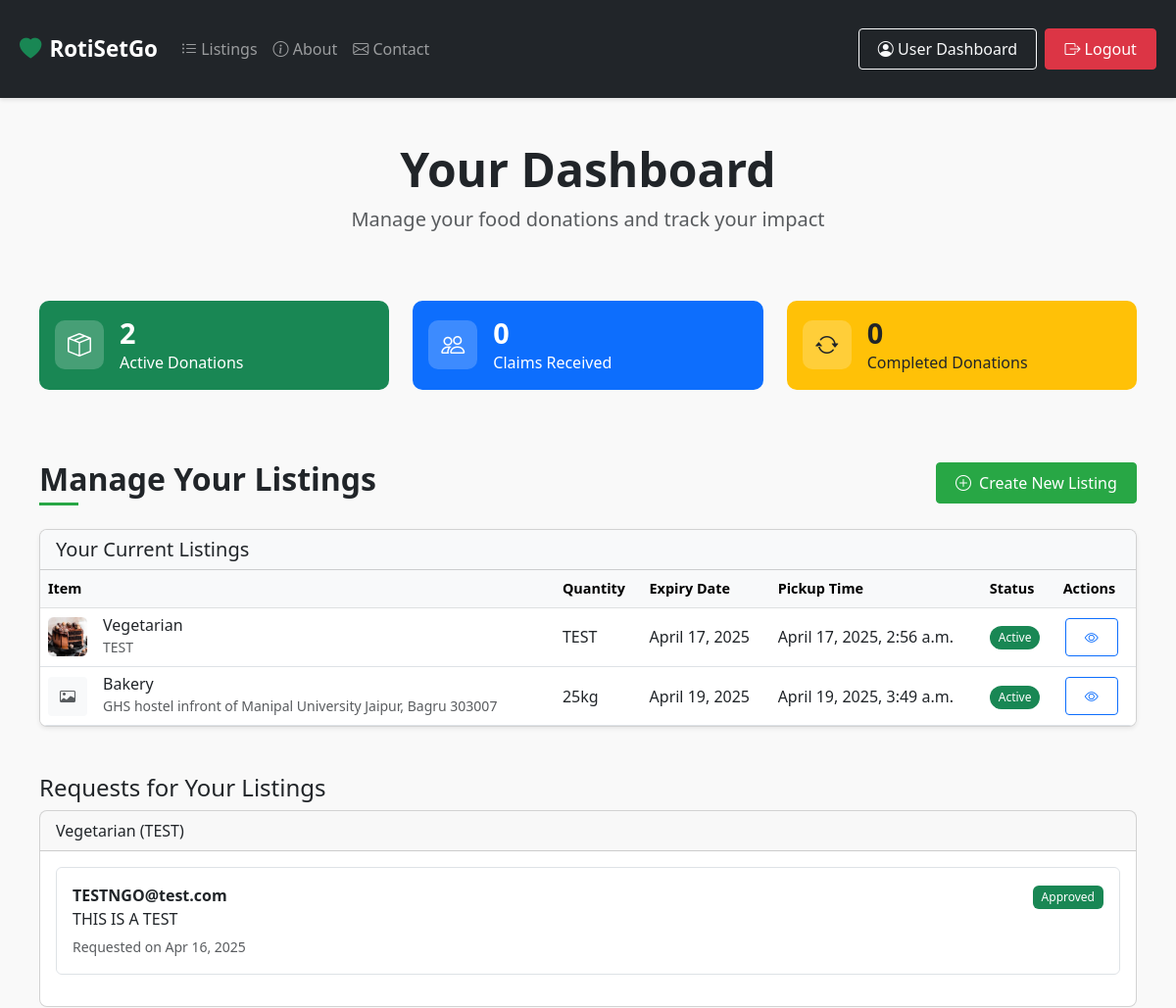
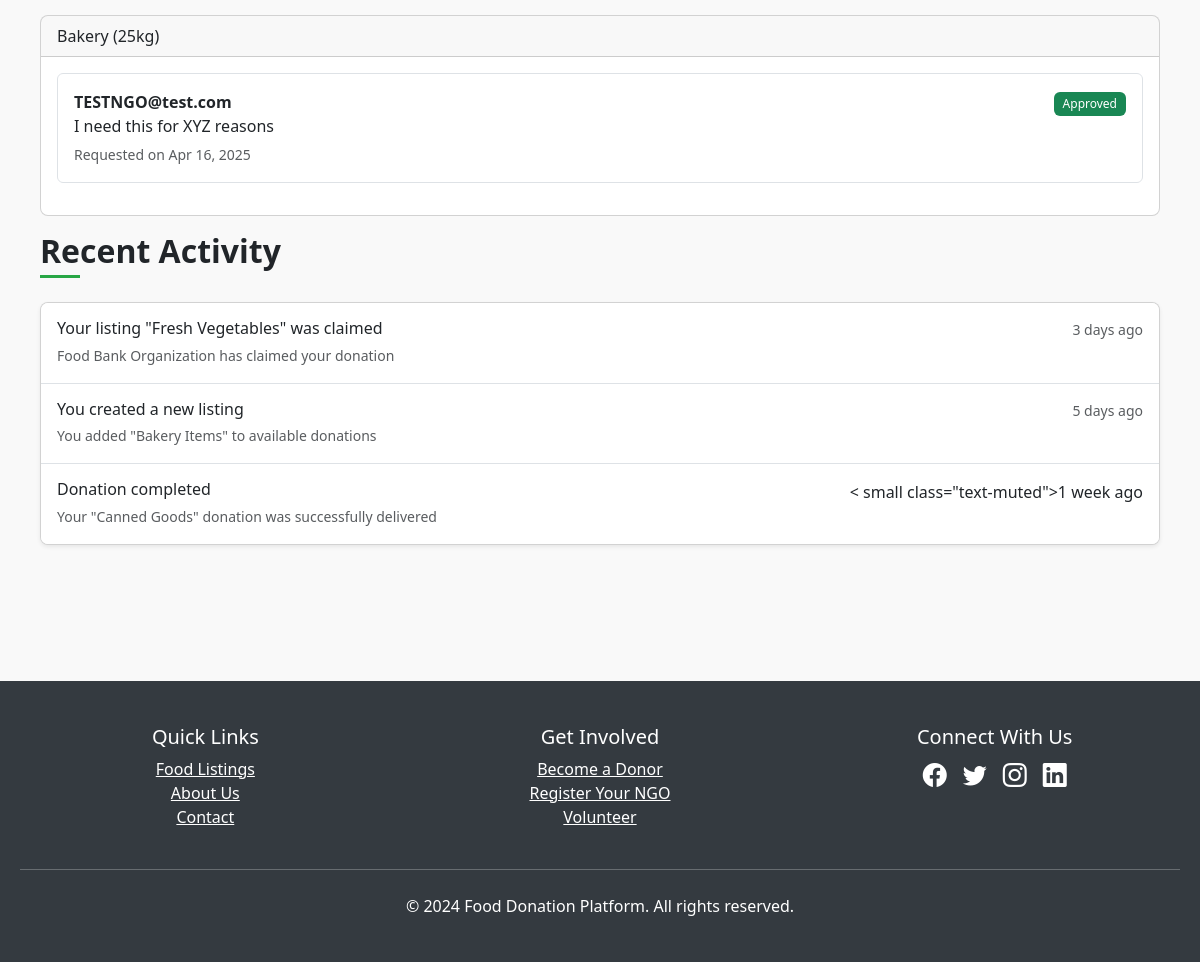
The page /dashboard/ (signed in) on the database its author committed (2 pictures, top to bottom).
### donation/models.py (models this page shows, shortened)
class FoodListing(models.Model):
    FOOD_CATEGORIES = [
        ('vegetarian', 'Vegetarian'),
        ('non-vegetarian', 'Non-Vegetarian'),
        ('vegan', 'Vegan'),
        ('bakery', 'Bakery'),
        ('dairy', 'Dairy'),
    ]
    donor = models.ForeignKey(settings.AUTH_USER_MODEL, on_delete=models.CASCADE, related_name='food_listings')
    food_type = models.CharField(max_length=100, choices=FOOD_CATEGORIES)
    quantity = models.CharField(max_length=50)
    description = models.TextField(blank=True)
    expiry_date = models.DateField(validators=[MinValueValidator(timezone.now().date())])
    pickup_location = models.TextField()
    pickup_time = models.DateTimeField()
    created_at = models.DateTimeField(auto_now_add=True)
    is_available = models.BooleanField(default=True)
    image = models.ImageField(upload_to='media/food_images', blank=True, null=True)
    class Meta:
        ordering = ['-created_at']
        verbose_name = "Food Listing"
        verbose_name_plural = "Food Listings"

class FoodRequest(models.Model):
    receiver = models.ForeignKey(Receiver, on_delete=models.CASCADE)
    food_listing = models.ForeignKey(FoodListing, on_delete=models.CASCADE)
    message = models.TextField()
    status = models.CharField(max_length=20, choices=[('pending', 'Pending'), ('approved', 'Approved'), ('rejected', 'Rejected')], default='pending')
    created_at = models.DateTimeField(auto_now_add=True)

class User(AbstractUser):
    is_donor = models.BooleanField(default=False)
    is_ngo = models.BooleanField(default=False)
    class Meta:
        db_table = 'auth_user'

### donation/views.py (the view)
# urls.py: path('dashboard/', views.user_dashboard, name='user_dashboard'),
@login_required
def user_dashboard(request):
    if request.method == 'POST':
        form = FoodListingForm(request.POST)
        if form.is_valid():
            listing = form.save(commit=False)
            listing.donor = request.user
            listing.save()
            return redirect('user_dashboard')
    else:
        form = FoodListingForm()
    listings = FoodListing.objects.filter(donor=request.user)
    return render(request, 'donation/user_dashboard.html', {
        'form': form,
        'listings': listings
    })

### donation/templates/donation/user_dashboard.html (shortened to what this page needs)
{% extends 'donation/layout.html' %}
{% block page_header %}
<div class="text-center mb-5">
    <h1 class="display-5 fw-bold">Your Dashboard</h1>
    <p class="lead text-muted">Manage your food donations and track your impact</p>
</div>
{% endblock %}
{% block content %}
<div class="container">
    <div class="row mb-5">
        <div class="col-md-4 mb-4">
            <div class="card dashboard-stat bg-success text-white h-100">
                <div class="card-body d-flex align-items-center">
                    <div class="stat-icon">
                        <i class="bi bi-box-seam"></i>
                    </div>
                    <div class="stat-info ms-3">
                        <h3 class="mb-0">{{ listings|length }}</h3>
                        <span>Active Donations</span>
                    </div>
                </div>
            </div>
        </div>
        <div class="col-md-4 mb-4">
            <div class="card dashboard-stat bg-primary text-white h-100">
                <div class="card-body d-flex align-items-center">
                    <div class="stat-icon">
                        <i class="bi bi-people"></i>
                    </div>
                    <div class="stat-info ms-3">
                        <h3 class="mb-0">{{ total_claimed|default:"0" }}</h3>
                        <span>Claims Received</span>
                    </div>
                </div>
            </div>
        </div>
        <div class="col-md-4 mb-4">
            <div class="card dashboard-stat bg-warning text-dark h-100">
                <div class="card-body d-flex align-items-center">
                    <div class="stat-icon">
                        <i class="bi bi-arrow-repeat"></i>
                    </div>
                    <div class="stat-info ms-3">
                        <h3 class="mb-0">{{ total_completed|default:"0" }}</h3>
                        <span>Completed Donations</span>
                    </div>
                </div>
            </div>
        </div>
    </div>
    <div class="create-listing-section mb-5">
        <div class="d-flex justify-content-between align-items-center mb-4">
            <h2 class="section-title mb-0">Manage Your Listings</h2>
            <a href="{% url 'create_listing' %}" class="btn btn-success">
                <i class="bi bi-plus-circle me-2"></i>Create New Listing
            </a>
        </div>
        <div class="card shadow-sm">
            <div class="card-header bg-light">
                <h3 class="h5 mb-0">Your Current Listings</h3>
            </div>
            {% if listings %}
            <div class="table-responsive">
                <table class="table table-hover align-middle mb-0">
                    <thead class="table-light">
                        <tr>
                            <th>Item</th>
                            <th>Quantity</th>
                            <th>Expiry Date</th>
                            <th>Pickup Time</th>
                            <th>Status</th>
                            <th>Actions</th>
                        </tr>
                    </thead>
                    <tbody>
                        {% for listing in listings %}
                        <tr>
                            <td>
                                <div class="d-flex align-items-center">
                                    {% if listing.image %}
                                    <div class="listing-thumbnail me-3">
                                        <img src="{{ listing.image.url }}" alt="{{ listing.get_food_type_display }}" class="rounded">
                                    </div>
                                    {% else %}
                                    <div class="listing-thumbnail-placeholder me-3">
                                        <i class="bi bi-card-image text-muted"></i>
                                    </div>
                                    {% endif %}
                                    <div>
                                        <h6 class="mb-0">{{ listing.get_food_type_display }}</h6>
                                        <small class="text-muted">{{ listing.pickup_location }}</small>
                                    </div>
                                </div>
                            </td>
                            <td>{{ listing.quantity }}</td>
                            <td>
                                <span class="{% if listing.is_expiring_soon %}text-danger fw-bold{% endif %}">
                                    {{ listing.expiry_date }}
                                </span>
                            </td>
                            <td>{{ listing.pickup_time }}</td>
                            <td>
                                <span class="badge rounded-pill bg-success">Active</span>
                            </td>
                            <td>
                                <div class="btn-group" role="group">
                                    <a href="{% url 'food_detail' listing.id %}" class="btn btn-sm btn-outline-primary">
                                        <i class="bi bi-eye"></i>
                                    </a>
                                </div>
                            </td>
                        </tr>
                        {% endfor %}
                    </tbody>
                </table>
            </div>
            {% endif %}
        </div>
    </div>
    {% if listings %}
    <div class="mt-5">
        <h4>Requests for Your Listings</h4>
        {% for listing in listings %}
            {% if listing.requests.all %}
                <div class="card mb-3">
                    <div class="card-header">
                        {{ listing.get_food_type_display }} ({{ listing.quantity }})
                    </div>
                    <div class="card-body">
                        {% for req in listing.requests.all %}
                            <div class="mb-3 p-3 border rounded {% if req.status == 'approved' %}bg-light-success{% elif req.status == 'rejected' %}bg-light-danger{% else %}bg-light{% endif %}">
                                <div class="d-flex justify-content-between">
                                    <div>
                                        <strong>{{ req.requester.username }}</strong>
                                        <p class="mb-1">{{ req.message }}</p>
                                        <small class="text-muted">Requested on {{ req.created_at|date:"M d, Y" }}</small>
                                    </div>
                                    <div>
                                        {% if req.status == 'pending' %}
                                            <a href="{% url 'manage_request' req.id 'approve' %}" class="btn btn-sm btn-success me-1">Approve</a>
                                            <a href="{% url 'manage_request' req.id 'reject' %}" class="btn btn-sm btn-outline-danger">Reject</a>
                                        {% else %}
                                            <span class="badge bg-{% if req.status == 'approved' %}success{% else %}danger{% endif %}">
                                                {{ req.get_status_display }}
                                            </span>
                                        {% endif %}
                                    </div>
                                </div>
                            </div>
                        {% endfor %}
                    </div>
                </div>
            {% endif %}
        {% endfor %}
    </div>
{% endif %}
    <div class="mb-5">
        <h2 class="section-title mb-4">Recent Activity</h2>
        <div class="card shadow-sm">
            <div class="list-group list-group-flush">
                <div class="list-group-item py-3">
                    <div class="d-flex w-100 justify-content-between">
                        <h6 class="mb-1">Your listing "Fresh Vegetables" was claimed</h6>
                        <small class="text-muted">3 days ago</small>
                    </div>
                    <small class="text-muted">Food Bank Organization has claimed your donation</small>
                </div>
                <div class="list-group-item py-3">
                    <div class="d-flex w-100 justify-content-between">
                        <h6 class="mb-1">You created a new listing</h6>
                        <small class="text-muted">5 days ago</small>
                    </div>
                    <small class="text-muted">You added "Bakery Items" to available donations</small>
                </div>
                <div class="list-group-item py-3">
                    <div class="d-flex w-100 justify-content-between">
                        <h6 class="mb-1">Donation completed</h6>
                        <    small class="text-muted">1 week ago</small>
                    </div>
                    <small class="text-muted">Your "Canned Goods" donation was successfully delivered</small>
                </div>
            </div>
        </div>
    </div>
</div>
{% endblock %}

### donation/templates/donation/layout.html (shortened to what this page needs)
<!DOCTYPE html>
<html lang="en">
  <head>
    {% load static %}
    <link
      href="https://cdn.jsdelivr.net/npm/bootstrap@5.3.0/dist/css/bootstrap.min.css"
      rel="stylesheet"
    />
    <link rel="stylesheet" href="https://cdn.jsdelivr.net/npm/bootstrap-icons@1.11.1/font/bootstrap-icons.css">
    <link rel="stylesheet" href="{% static 'donation/style.css' %}" />
  </head>
  <body>
    <nav class="navbar navbar-expand-lg navbar-dark bg-dark">
      <div class="container">
        <a class="navbar-brand" href="{% url 'login' %}">
          <i class="bi bi-heart-fill text-success"></i> RotiSetGo
        </a>
        <div class="collapse navbar-collapse" id="navbarNav">
          <ul class="navbar-nav">
            <li class="nav-item">
              <a class="nav-link" href="{% url 'food_listing' %}">
                <i class="bi bi-list-ul"></i> Listings
              </a>
            </li>
            <li class="nav-item">
              <a class="nav-link" href="/about">
                <i class="bi bi-info-circle"></i> About
              </a>
            </li>
            <li class="nav-item">
              <a class="nav-link" href="/contact">
                <i class="bi bi-envelope"></i> Contact
              </a>
            </li>
          </ul>
          <ul class="navbar-nav ms-auto">
            {% if user.is_authenticated %}
              {% if user.is_ngo %}
                <li class="nav-item">
                  <a class="btn btn-outline-light me-2" href="{% url 'ngo_dashboard' %}">
                    <i class="bi bi-building"></i> NGO Dashboard
                  </a>
                </li>
              {% else %}
                <li class="nav-item">
                  <a class="btn btn-outline-light me-2" href="{% url 'user_dashboard' %}">
                    <i class="bi bi-person-circle"></i> User Dashboard
                  </a>
                </li>
              {% endif %}
              <li class="nav-item">
                <a class="btn btn-danger" href="{% url 'logout' %}">
                  <i class="bi bi-box-arrow-right"></i> Logout
                </a>
              </li>
            {% else %}
              <li class="nav-item">
                <a class="btn btn-success" href="{% url 'login' %}">
                  <i class="bi bi-box-arrow-in-right"></i> Login
                </a>
              </li>
            {% endif %}
          </ul>
        </div>
      </div>
    </nav>
    <div class="container mt-4">
      {% block page_header %}{% endblock %}
      {% block content %}{% endblock %}
    </div>
    <footer class="text-center">
      <div class="container">
        <div class="row">
          <div class="col-md-4 mb-4 mb-md-0">
            <h5>Quick Links</h5>
            <ul class="list-unstyled">
              <li><a href="{% url 'food_listing' %}" class="text-white">Food Listings</a></li>
              <li><a href="/about" class="text-white">About Us</a></li>
              <li><a href="/contact" class="text-white">Contact</a></li>
            </ul>
          </div>
          <div class="col-md-4 mb-4 mb-md-0">
            <h5>Get Involved</h5>
            <ul class="list-unstyled">
              <li><a href="{% url 'register_user' %}" class="text-white">Become a Donor</a></li>
              <li><a href="{% url 'register_ngo' %}" class="text-white">Register Your NGO</a></li>
              <li><a href="#" class="text-white">Volunteer</a></li>
            </ul>
          </div>
          <div class="col-md-4">
            <h5>Connect With Us</h5>
            <div class="d-flex justify-content-center gap-3 fs-4">
              <a href="#" class="text-white"><i class="bi bi-facebook"></i></a>
              <a href="#" class="text-white"><i class="bi bi-twitter"></i></a>
              <a href="#" class="text-white"><i class="bi bi-instagram"></i></a>
              <a href="#" class="text-white"><i class="bi bi-linkedin"></i></a>
            </div>
          </div>
        </div>
        <hr class="bg-light my-4">
        <p class="mb-0">&copy; 2024 Food Donation Platform. All rights reserved.</p>
      </div>
    </footer>
  </body>
</html>

### rows shown on the page
FoodListing: image (picture), food_type "Vegetarian", pickup_location "TEST", quantity "TEST", expiry_date "April 17, 2025", pickup_time "April 17, 2025, 2:56 a.m."
FoodListing: food_type "Bakery", pickup_location "GHS hostel infront of Manipal University Jaipur, Bagru 303007", quantity "25kg", expiry_date "April 19, 2025", pickup_time "April 19, 2025, 3:49 a.m."
FoodRequest: requester.username "TESTNGO@test.com", message "THIS IS A TEST", created_at "Apr 16, 2025", status "Approved"
FoodRequest: requester.username "TESTNGO@test.com", message "I need this for XYZ reasons", created_at "Apr 16, 2025", status "Approved"

### other values the page prints
{{ listings|length }} "2"
{{ total_claimed|default:"0" }} "0"
{{ total_completed|default:"0" }} "0"
